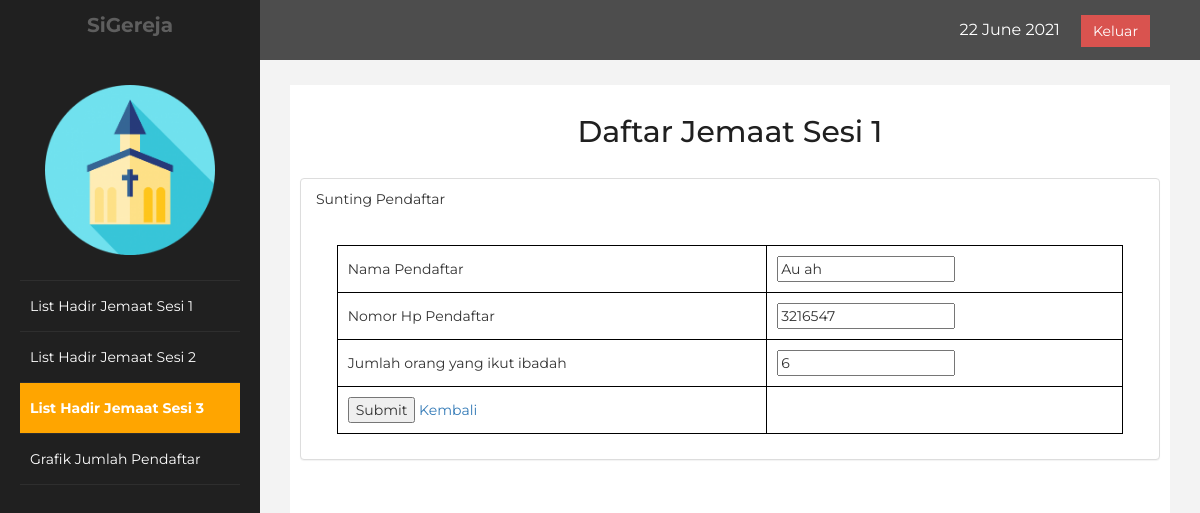
/update3.php?id=2, run on the app's committed database.
### tables this page shows
CREATE TABLE `sesi_3` (
  `nomor` int(30) NOT NULL,
  `nama` varchar(50) NOT NULL,
  `no_hp` varchar(30) NOT NULL,
  `jumlah` int(10) NOT NULL
);

### update3.php (the view, shortened to what this page needs)
<!DOCTYPE html>
<html lang="en">
<head>
    <link rel="stylesheet" href="https://maxcdn.bootstrapcdn.com/bootstrap/3.3.7/css/bootstrap.min.css">
    <link rel="stylesheet" href="css/css5.css"/>
    <?php
       include 'koneksi.php';
       $id = $_GET['id'];
       $sql = mysqli_query($koneksi, "select * from sesi_3 where nomor='$id'");
       $row = mysqli_fetch_array($sql);
    ?>
</head>
<body>
    <div id="wrapper">
        <nav class="navbar navbar-default navbar-cls-top " role="navigation" style="margin-bottom: 0">
            <div class="navbar-header">
                <a class="navbar-brand" href="#"> SiGereja</a>
            </div>
    <div style="color: white;padding: 15px 50px 5px 50px;float: right;font-size: 16px;"><?php date_default_timezone_set('Asia/Jakarta'); echo date("d F Y")."&nbsp; &nbsp; &nbsp;"; ?><a href="logout.php" class="btn btn-danger square-btn-adjust">Keluar</a> </div>
        </nav>
            <nav class="navbar-default navbar-side" role="navigation">
            <div class="sidebar-collapse">
                <ul class="nav" id="main-menu">
				<li class="text-center">
                    <img src="resource/image/logogereja.png" class="user-image img-responsive"/>
					</li>
                    <li>
                        <a href="admin.php"><i class="fa fa-dashboard fa-3x"></i> List Hadir Jemaat Sesi 1</a>
                    </li>
                    <li>
                        <a  href="admin_test2.php"><i class="fa fa-desktop fa-3x"></i> List Hadir Jemaat Sesi 2</a>
                    </li>
                    <li>
                        <a  class="active-menu" href="admin_test3.php"><i class="fa fa-desktop fa-3x"></i> List Hadir Jemaat Sesi 3</a>
                    </li>
                    <li>
                        <a href="grafik.php"><i class="fa fa-dashboard fa-3x"></i> Grafik Jumlah Pendaftar</a>
                    </li>
				</ul>
            </div>
        </nav>
        <div id="page-wrapper" >
            <div id="page-inner">
                <div class="row">
                    <div class="col-md-12">
                     <h2>Daftar Jemaat Sesi 1</h2>
                        <br>
                    </div>
                </div>
                <div class="row">
                <div class="col-md-12 col-sm-0">
                    <div class="panel">
                        <div class="panel-heading">
                            Sunting Pendaftar
                        </div>
                        <div class="panel-body">
                        <form method="POST" action="updateAct3.php">
                                <table>
                                    <tr>
                                        <td>Nama Pendaftar</td>
                                        <td><input type="text" value="<?php echo $row['nama'];?>" name="nama"></td>
                                    </tr>
                                    <tr>
                                        <td>Nomor Hp Pendaftar </td>
                                        <td><input type="text" value="<?php echo $row['no_hp'];?>" name="no_hp"></td>
                                    </tr>
                                    <tr>
                                        <td>Jumlah orang yang ikut ibadah</td>
                                        <td><input type="text" value="<?php echo $row['jumlah'];?>" name="jumlah"></td>
                                    </tr>
                                    <tr>
                                        <td>
                                            <input type="submit" value="Submit">
                                            <a href="admin_test3.php">Kembali</a>
                                        </td>
                                    </tr>
                                </table>
                            </form>
                        </div>
                    </div>
                </div>
             </div>
             </div>
            </div>
        </div>
</body>
</html>

### css/css5.css (style rules this page uses)
body { font-family: 'Montserrat', sans-serif; }
table { border: solid 1px rgb(0, 0, 0); border-collapse: collapse; border-spacing: 0; width: 95%; margin: 10px auto 10px auto; }
table tbody td { border: solid 1px black; color: #333; padding: 10px; text-shadow: 1px 1px 1px #fff; }
h2 { text-align: center; }
#wrapper { width: 100%; background:#202020; }
#page-wrapper { padding: 15px 15px; min-height: 600px; background:#F3F3F3; }
#page-inner { width:100%; margin:10px 20px 10px 0px; background-color:#fff!important; padding:10px; min-height:1200px; }
.text-center { text-align:center; }
h2 { color: #202020; }
.square-btn-adjust { border: 0px solid transparent; -webkit-border-radius: 0px; -moz-border-radius: 0px; border-radius: 0px; }
.user-image { margin: 25px auto; -webkit-border-radius: 10px; -moz-border-radius: 10px; border-radius: 10px; max-height:170px; max-width:170px; }
.navbar-cls-top .navbar-brand { color: black; background: orange; width: 260px; text-align: center; height: 60px; font-size: 20px; font-weight: 700; padding-top: 10; }
.active-menu { background-color:orange!important; color: #202020; font-weight: bold; }
.sidebar-collapse , .sidebar-collapse .nav { background:none; }
.sidebar-collapse .nav { padding:0; }
.sidebar-collapse .nav > li > a { color:#fff; background:#202020; text-shadow:none; }
.sidebar-collapse > .nav > li > a { padding:15px 10px; }
.sidebar-collapse > .nav > li { border-bottom: 1px solid rgba(107, 108, 109, 0.19); }
.navbar-side { border:none; background-color: #202020; padding-left: 20px; padding-right: 20px; }
.navbar-cls-top { background:#4D4D4D; border-bottom:none; }
.navbar-default { border:0px solid black; }
.navbar-header { background: #202020; }
@media (min-width:768px) { #page-wrapper { margin: 0 0 0 260px; padding: 15px 30px; min-height: 1200px; } }
@media (min-width:768px) { .navbar-side { z-index: 1; position: absolute; width: 260px; } }
@media (min-width:768px) { .navbar { border-radius: 0px; } }
.panel { margin-bottom: 20px; background-color: #fff; border: 1px solid transparent; border-color: #ddd; border-radius: 4px; -webkit-box-shadow: 0 1px 1px rgba(0, 0, 0, .05); box-shadow: 0 1px 1px rgba(0, 0, 0, .05); }
.panel-body { padding: 15px; }

### data on the page
sesi_3: nama "Au ah", no_hp "3216547", jumlah "6"
